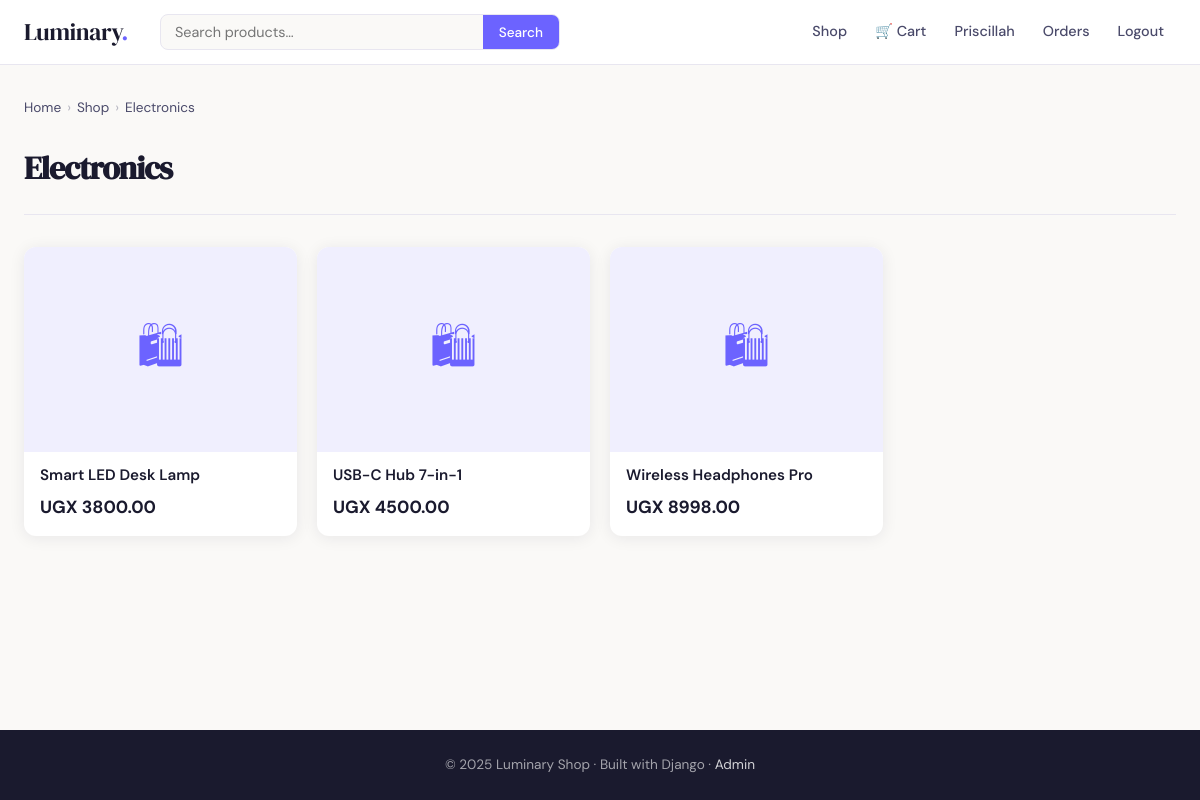
Screenshot of /category/electronics/ (signed in) with the database file from the repository.
### store/models.py (models this page shows, shortened)
class Category(models.Model):
    name = models.CharField(max_length=100)
    slug = models.SlugField(unique=True)
    description = models.TextField(blank=True)
    created_at = models.DateTimeField(auto_now_add=True)
    class Meta:
        verbose_name_plural = 'Categories'
        ordering = ['name']

class Product(models.Model):
    category = models.ForeignKey(Category, on_delete=models.CASCADE, related_name='products')
    name = models.CharField(max_length=200)
    slug = models.SlugField(unique=True)
    description = models.TextField()
    price = models.DecimalField(max_digits=10, decimal_places=2)
    original_price = models.DecimalField(max_digits=10, decimal_places=2, null=True, blank=True)
    image = models.ImageField(upload_to='products/', blank=True, null=True)
    stock = models.PositiveIntegerField(default=0)
    is_featured = models.BooleanField(default=False)
    is_active = models.BooleanField(default=True)
    created_at = models.DateTimeField(auto_now_add=True)
    updated_at = models.DateTimeField(auto_now=True)
    class Meta:
        ordering = ['-created_at']
    def get_absolute_url(self):
        return reverse('store:product_detail', kwargs={'slug': self.slug})
    @property
    def in_stock(self):
        return self.stock > 0

### store/views.py (the view)
# urls.py: path('category/<slug:slug>/', views.category_view, name='category'),
def category_view(request, slug):
    category = get_object_or_404(Category, slug=slug)
    products = Product.objects.filter(category=category, is_active=True)
    return render(request, 'store/category.html', {
        'category': category,
        'products': products,
    })

### store/context_processors.py (called while the page is built)
def cart_count(request):
    count = 0
    try:
        if request.user.is_authenticated:
            cart = Cart.objects.filter(user=request.user).first()
        else:
            sk = request.session.session_key
            cart = Cart.objects.filter(session_key=sk).first() if sk else None
        if cart:
            count = cart.item_count
    except Exception:
        pass
    return {'cart_count': count}

### store/templates/store/category.html (shortened to what this page needs)
{% extends "store/base.html" %}
{% block content %}
<div class="breadcrumb">
  <a href="{% url 'store:home' %}">Home</a><span class="breadcrumb-sep">›</span>
  <a href="{% url 'store:product_list' %}">Shop</a><span class="breadcrumb-sep">›</span>
  <span>{{ category.name }}</span>
</div>
<div class="page-header">
  <h1>{{ category.name }}</h1>
</div>
{% if products %}
  <div class="product-grid">
    {% for product in products %}
      <a href="{{ product.get_absolute_url }}" class="product-card">
        <div class="product-card-img">
          {% if product.image %}<img src="{{ product.image.url }}" alt="{{ product.name }}">{% else %}🛍{% endif %}
        </div>
        <div class="product-card-body">
          <div class="product-card-name">{{ product.name }}</div>
          <div class="product-card-price">
            <span class="price-current">UGX {{ product.price }}</span>
          </div>
        </div>
      </a>
    {% endfor %}
  </div>
{% else %}
  <p style="color:var(--ink-light);padding:40px 0">No products in this category yet.</p>
{% endif %}
{% endblock %}

### store/templates/store/base.html (shortened to what this page needs)
<!DOCTYPE html>
<html lang="en">
<head>
</head>
<body>
<nav>
  <div class="nav-inner">
    <a href="{% url 'store:home' %}" class="nav-logo">Luminary<span>.</span></a>
    <div class="nav-search">
      <form method="get" action="{% url 'store:product_list' %}">
        <input type="text" name="q" placeholder="Search products…" value="{{ request.GET.q }}">
        <button type="submit">Search</button>
      </form>
    </div>
    <div class="nav-links">
      <a href="{% url 'store:product_list' %}">Shop</a>
      <a href="{% url 'store:cart' %}" class="cart-link">
        🛒 Cart
      </a>
      {% if user.is_authenticated %}
        <a href="{% url 'store:profile' %}">{{ user.username }}</a>
        <a href="{% url 'store:order_list' %}">Orders</a>
        <a href="{% url 'store:logout' %}">Logout</a>
      {% else %}
        <a href="{% url 'store:login' %}">Login</a>
        <a href="{% url 'store:register' %}" class="btn-primary">Sign up</a>
      {% endif %}
    </div>
  </div>
</nav>
<main>
  {% block content %}{% endblock %}
</main>
<footer>
  <p>© 2025 Luminary Shop · Built with Django · <a href="/admin/">Admin</a></p>
</footer>
</body>
</html>

### store/templates/store/base.html (style rules this page uses)
*, *::before, *::after { box-sizing: border-box; margin: 0; padding: 0; }
:root { --ink: #1a1a2e; --ink-light: #4a4a6a; --accent: #6c63ff; --accent-light: #f0effe; --cream: #faf9f7; --white: #ffffff; --border: #e8e6f0; --success: #22c55e; --danger: #ef4444; --warning: #f59e0b; --radius: 12px; --shadow: 0 2px 16px rgba(26,26,46,.08); --shadow-lg: 0 8px 40px rgba(26,26,46,.14); }
body { font-family: 'DM Sans', sans-serif; background: var(--cream); color: var(--ink); line-height: 1.6; min-height: 100vh; display: flex; flex-direction: column; }
nav { background: var(--white); border-bottom: 1px solid var(--border); position: sticky; top: 0; z-index: 100; }
.nav-inner { max-width: 1200px; margin: 0 auto; padding: 0 24px; height: 64px; display: flex; align-items: center; gap: 32px; }
.nav-logo { font-family: 'DM Serif Display', serif; font-size: 1.5rem; color: var(--ink); text-decoration: none; letter-spacing: -.5px; }
.nav-logo span { color: var(--accent); }
.nav-search { flex: 1; max-width: 400px; }
.nav-search form { display: flex; border: 1.5px solid var(--border); border-radius: 8px; overflow: hidden; background: var(--cream); }
.nav-search input { flex: 1; border: none; background: transparent; padding: 8px 14px; font-family: inherit; font-size: .9rem; outline: none; color: var(--ink); }
.nav-search button { border: none; background: var(--accent); color: #fff; padding: 8px 16px; cursor: pointer; font-size: .85rem; font-family: inherit; font-weight: 500; transition: opacity .15s; }
.nav-links { display: flex; align-items: center; gap: 4px; margin-left: auto; }
.nav-links a { color: var(--ink-light); text-decoration: none; padding: 8px 12px; border-radius: 8px; font-size: .9rem; font-weight: 500; transition: background .15s, color .15s; }
.cart-link { position: relative; display: flex; align-items: center; gap: 6px; }
main { flex: 1; max-width: 1200px; margin: 0 auto; padding: 32px 24px; width: 100%; }
footer { background: var(--ink); color: rgba(255,255,255,.6); text-align: center; padding: 24px; font-size: .85rem; margin-top: auto; }
footer a { color: rgba(255,255,255,.8); text-decoration: none; }
.product-grid { display: grid; grid-template-columns: repeat(auto-fill, minmax(220px, 1fr)); gap: 20px; }
.product-card { background: var(--white); border-radius: var(--radius); overflow: hidden; box-shadow: var(--shadow); transition: transform .2s, box-shadow .2s; text-decoration: none; color: inherit; display: block; }
.product-card-img { width: 100%; aspect-ratio: 4/3; object-fit: cover; background: var(--accent-light); display: flex; align-items: center; justify-content: center; color: var(--accent); font-size: 3rem; }
.product-card-body { padding: 14px 16px; }
.product-card-name { font-size: .95rem; font-weight: 600; margin-bottom: 8px; line-height: 1.3; }
.product-card-price { display: flex; align-items: center; gap: 8px; }
.price-current { font-size: 1.1rem; font-weight: 700; color: var(--ink); }
.page-header { margin-bottom: 32px; padding-bottom: 20px; border-bottom: 1px solid var(--border); }
.page-header h1 { font-family: 'DM Serif Display', serif; font-size: 2rem; letter-spacing: -.03em; }
.breadcrumb { display: flex; gap: 6px; align-items: center; font-size: .85rem; color: var(--ink-light); margin-bottom: 24px; }
.breadcrumb a { color: var(--ink-light); text-decoration: none; }
.breadcrumb-sep { opacity: .4; }

### rows the page displays
Category: name "Electronics"
Product: name "Smart LED Desk Lamp", price "3800.00"
Product: name "USB-C Hub 7-in-1", price "4500.00"
Product: name "Wireless Headphones Pro", price "8998.00"

### other values shown
{{ user.username }} "Priscillah"
